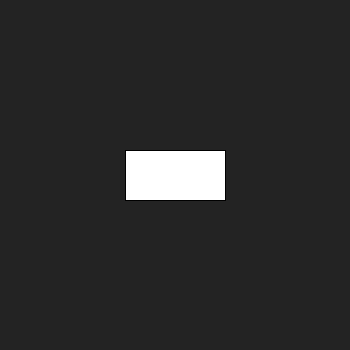
Frame 1 (no input)
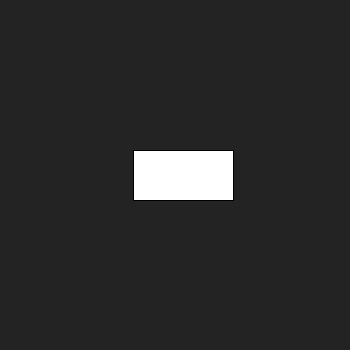
Frame 60 (the mouse pressed at the canvas centre just before this capture)
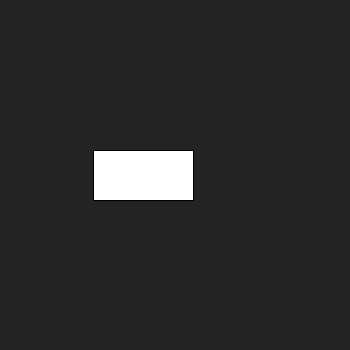
Frame 120 (the mouse held since frame 60 and released just before this capture)

The Processing sketch that drew these frames (run headless with seeded random() and noise(); from frame 60 on, the mouse is pressed at the canvas centre):

// Processing sketch: exercise_6
// ── exercise_6.pde
Car car;

void setup() {
  size(350, 350);  
  car = new Car(new PVector(width / 2, height / 2));
}

void draw() {
  background(35);
  
  if(car.position.x - (car.dimensions.x / 2) > width) {
    car.position.x = 0; 
  }
  if(car.position.x + (car.dimensions.x / 2) < 0) {
    car.position.x = width; 
  }
  
  car.update(); 
}
 

// ── Car.pde
class Car {
  PVector dimensions;
  PVector position; 
  PVector velocity;
  PVector acceleration;
  float xoff;
  
  Car(PVector position) {
    this.dimensions = new PVector(100, 50);
    this.position = position; 
    this.velocity = new PVector(0, 0); 
    this.xoff = 0.0;
  }
  
  void update() {  
    this.acceleration = new PVector(map(noise(xoff), 0, 1, -0.1, 0.1), 0);
    this.velocity.add(this.acceleration);
    this.position.add(this.velocity);
    
    rectMode(CENTER); 
    rect(this.position.x, this.position.y, this.dimensions.x, this.dimensions.y);
    xoff += 0.01;
  }
}
